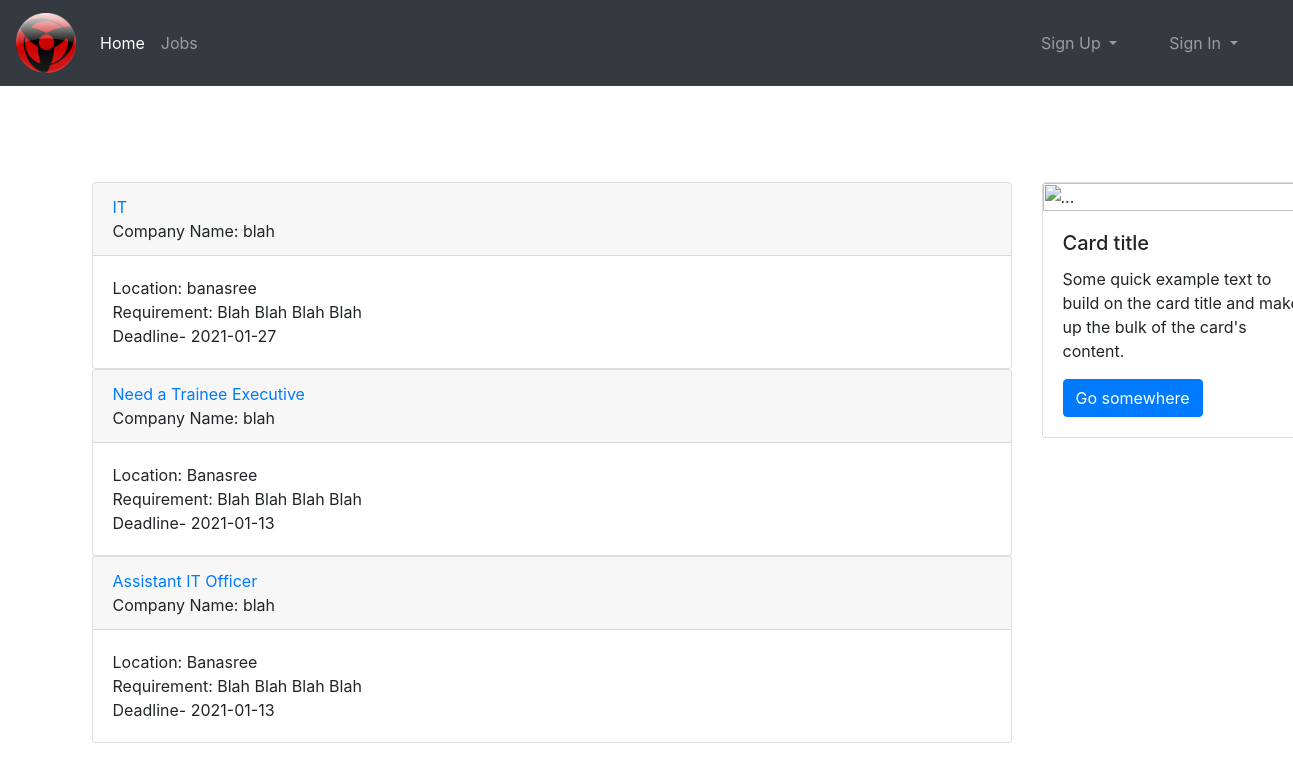
/before-signup/home-cmp2.php, run on the app's committed database.
### tables this page shows
CREATE TABLE `job` (
  `job_id` int(255) NOT NULL,
  `job_title` varchar(40) NOT NULL,
  `job_description` varchar(100) NOT NULL,
  `job_requirement` varchar(100) NOT NULL,
  `job_deadline` date NOT NULL,
  `catagory` varchar(20) NOT NULL,
  `state` varchar(20) NOT NULL,
  `cmp_name` varchar(20) NOT NULL,
  `cmp_type` varchar(20) NOT NULL,
  `job_location` varchar(100) NOT NULL,
  `salary` varchar(20) NOT NULL,
  `vacancy` varchar(20) NOT NULL,
  `employee_emp_email` varchar(100) NOT NULL
);

### before-signup/home-cmp2.php (the view, shortened to what this page needs)
<?php
$cmp_name = $_SESSION['cmp_name'];
include '../db_con.php';
?>
<head>
    <link rel="stylesheet" href="../design/bootstrap.min.css">
</head>
<body>
    <nav class="navbar navbar-expand-lg navbar-dark bg-dark">
        <a class="navbar-brand" href="#"><img src="../pic/look-1.png" alt="logo" width="60" height="60"></a>
        <div class="collapse navbar-collapse" id="navbarSupportedContent">
            <ul class="navbar-nav mr-auto">
                <li class="nav-item active">
                    <a class="nav-link" href="home-cmp.php">Home <span class="sr-only">(current)</span></a>
                </li>
                <li class="nav-item">
                    <a class="nav-link" href="home-job.php">Jobs</a>
                </li>
            </ul>
            <ul class="navbar-nav justify-content-end">
                <li class="nav-item dropdown">
                    <a class="nav-link dropdown-toggle" href="#" id="navbarDropdown" role="button"
                        data-toggle="dropdown" aria-haspopup="true" aria-expanded="false">
                        Sign Up
                    </a>
                </li>
                <li class="nav-item dropdown">
                    <a class="nav-link dropdown-toggle" href="#" id="navbarDropdown-cmp" role="button"
                        data-toggle="dropdown" aria-haspopup="true" aria-expanded="false">
                        &nbsp; &nbsp; &nbsp; &nbsp; Sign In
                    </a>
                </li>
                <li>&nbsp; &nbsp; &nbsp; &nbsp;</li>
            </ul>
        </div>
    </nav>
    <br><br><br><br>
    <div class="container">
        <div class="row">
            <div class="col-md-10 block">
            <?php
                $sql = "select * from job where cmp_name LIKE '%$cmp_name%' order by job_id desc" ;
                $isql= $con->query($sql);
                if($isql->num_rows>0){
                    while($row = $isql->fetch_assoc()) {
                    ?>
                        <div class="card">
                            <div class="card-header">
                                <?php $job_id = $row["job_id"]; ?>
                                <a href="job-view.php?var=<?php echo $job_id;?>"> <?php echo $row["job_title"] ?> </a> <br>
                                <?php echo "Company Name: ".$row["cmp_name"] ?> <br>
                            </div>
                            <div class="card-body">
                                <?php echo "Location: ".$row["job_location"] ?> <br>
                                <?php echo "Requirement: ".$row["job_requirement"] ?> <br>
                                <?php echo "Deadline- ".$row["job_deadline"] ?> <br>
                            </div>
                        </div>
                    <?php
                    }
                }
            ?>
            </div>
            <div class="col-md-2">
                <div class="card" style="width: 18rem;">
                    <img src="..." class="card-img-top" alt="...">
                    <div class="card-body">
                        <h5 class="card-title">Card title</h5>
                        <p class="card-text">Some quick example text to build on the card title and make up the bulk of the card's content.</p>
                        <a href="#" class="btn btn-primary">Go somewhere</a>
                    </div>
                </div>
            </div>
        </div>
    </div>
</body>
</html>

### data on the page
job: job_title "IT", cmp_name "blah", job_location "banasree", job_requirement "Blah Blah Blah Blah", job_deadline "2021-01-27"
job: job_title "Need a Trainee Executive", cmp_name "blah", job_location "Banasree", job_requirement "Blah Blah Blah Blah", job_deadline "2021-01-13"
job: job_title "Assistant IT Officer", cmp_name "blah", job_location "Banasree", job_requirement "Blah Blah Blah Blah", job_deadline "2021-01-13"
